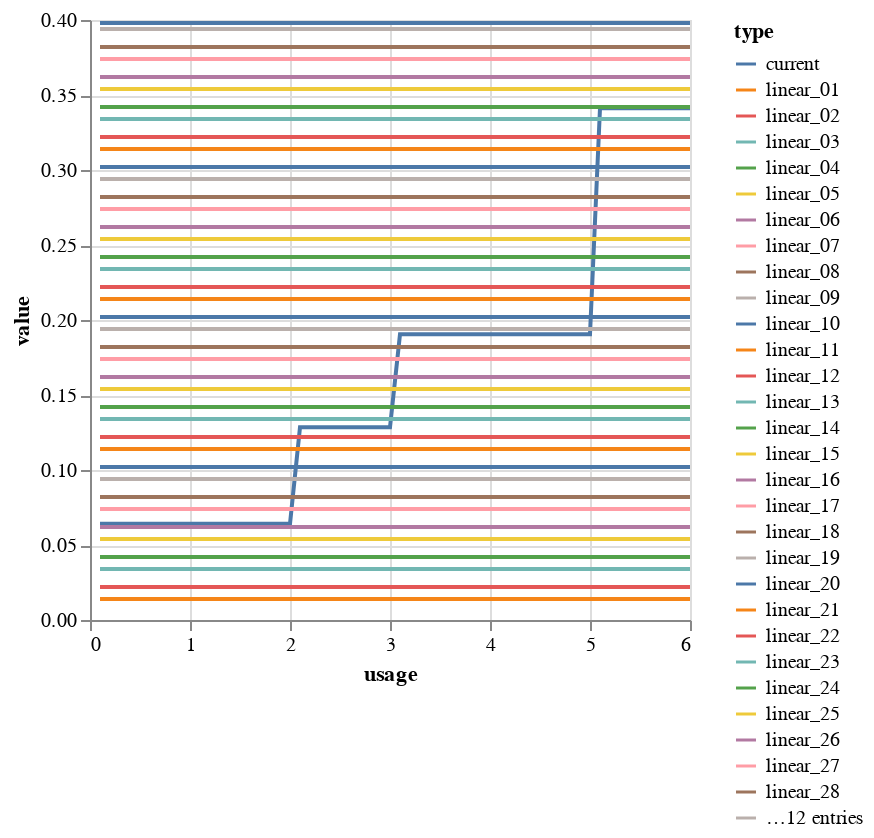

Source (notebook cell):
### Code cell
# Show the same graph using altair
# First turn the data into long format
df_long = df.query('usage <= 6').melt(id_vars='usage', value_vars=['marginal_cost_' + cost_type for cost_type in functions.keys()])
df_long['type'] = df_long['variable'].apply(lambda x: x.replace('marginal_cost_', ''))

chart = alt.Chart(df_long).mark_line().encode(
    x='usage',
    y='value',
    color='type'
)
chart

### Figure 1 — Vega-Lite specification as saved in the notebook (floating-point values rounded to 4 significant figures; data arrays with more than 128 entries replaced by an {"elided": "..."} marker saying what was removed)
{"config": {"view": {"continuousWidth": 300, "continuousHeight": 300}}, "data": {"name": "data-ac0909a38abb1ede86be42ee86dbb45f"}, "mark": {"type": "line"}, "encoding": {"color": {"field": "type", "type": "nominal"}, "x": {"field": "usage", "type": "quantitative"}, "y": {"field": "value", "type": "quantitative"}}, "$schema": "https://vega.github.io/schema/vega-lite/v5.16.3.json", "datasets": {"data-ac0909a38abb1ede86be42ee86dbb45f": {"elided": "2460 records"}}}
